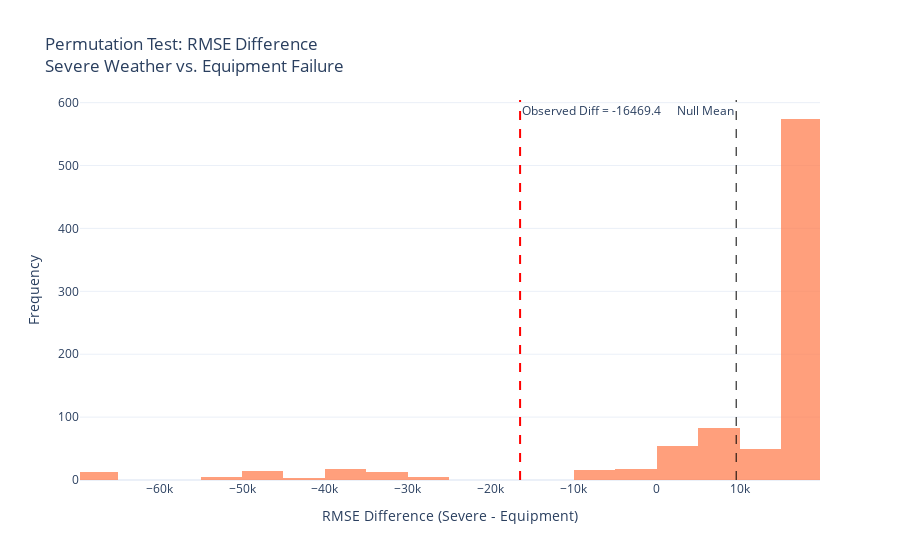

Notebook cell for this chart:
### Code cell
diffs_df = pd.DataFrame({'Diffs': diffs})
observed = observed_diff
null_mean = np.mean(diffs)

fig = px.histogram(diffs_df, x = 'Diffs', nbins = 30, opacity = 0.75, color_discrete_sequence = ['coral'],
    title = "Permutation Test: RMSE Difference<br>Severe Weather vs. Equipment Failure",
    labels = {'Diffs': "RMSE Difference (Severe - Equipment)"}
)

fig.add_vline(x = observed, line_width = 2, line_dash = 'dash', line_color = 'red',
              annotation_text=f'Observed Diff = {observed:.1f}', annotation_position = 'top right')
fig.add_vline(x = null_mean, line_width = 1, line_dash = 'dash', line_color = 'black',
              annotation_text = 'Null Mean', annotation_position = 'top left')


fig.update_layout(
    xaxis = dict(range = [min(-10000, diffs.min()), max(4000, diffs.max())]),
    yaxis_title = 'Frequency',
    legend = dict(title = None),
    font = dict(size = 12),
    template = 'plotly_white'
)

fig.show()

### Figure 1 — Plotly figure (JSON) as saved in the notebook; plotly's stock layout.template omitted (floating-point values rounded to 4 significant figures; data arrays with more than 128 entries replaced by an {"elided": "..."} marker saying what was removed)
{"data": [{"alignmentgroup": "True", "bingroup": "x", "hovertemplate": "RMSE Difference (Severe - Equipment)=%{x}<br>count=%{y}<extra></extra>", "legendgroup": "", "marker": {"color": "coral", "opacity": 0.75, "pattern": {"shape": ""}}, "name": "", "nbinsx": 30, "offsetgroup": "", "orientation": "v", "showlegend": false, "type": "histogram", "x": {"elided": "862 float values"}, "xaxis": "x", "yaxis": "y"}], "layout": {"annotations": [{"showarrow": false, "text": "Observed Diff = -16469.4", "x": -16470.0, "xanchor": "left", "xref": "x", "y": 1, "yanchor": "top", "yref": "y domain"}, {"showarrow": false, "text": "Null Mean", "x": 9590.0, "xanchor": "right", "xref": "x", "y": 1, "yanchor": "top", "yref": "y domain"}], "barmode": "relative", "font": {"size": 12}, "legend": {"title": {}, "tracegroupgap": 0}, "shapes": [{"line": {"color": "red", "dash": "dash", "width": 2}, "type": "line", "x0": -16470.0, "x1": -16470.0, "xref": "x", "y0": 0, "y1": 1, "yref": "y domain"}, {"line": {"color": "black", "dash": "dash", "width": 1}, "type": "line", "x0": 9590.0, "x1": 9590.0, "xref": "x", "y0": 0, "y1": 1, "yref": "y domain"}], "title": {"text": "Permutation Test: RMSE Difference<br>Severe Weather vs. Equipment Failure"}, "xaxis": {"anchor": "y", "domain": [0, 1], "range": [-69540.0, 19700.0], "title": {"text": "RMSE Difference (Severe - Equipment)"}}, "yaxis": {"anchor": "x", "domain": [0, 1], "title": {"text": "Frequency"}}}}
